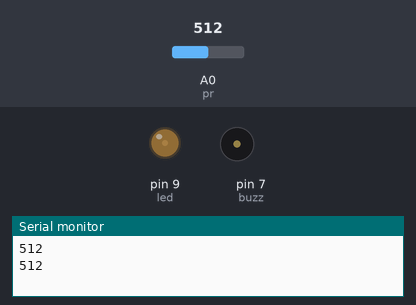
Bench run of a sketch on a simulated Arduino Uno, built with avr-gcc and run on an emulated ATmega328P. Parts: output pins drawn as LEDs (lit = HIGH), buzzer (waves = sounding, pin HIGH), the last lines printed to the serial monitor. The inputs (shaded band) are chosen by the test bench; at power-on: A0 (pr) = 512.

Above: at 2.8 s.
2.9 s: A0 (pr) set to 716
At 5.2 s:
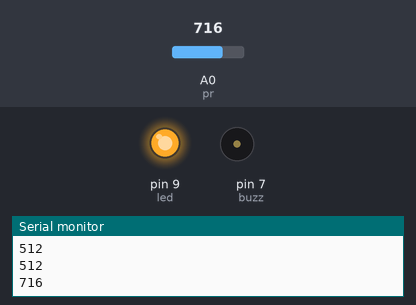
5.6 s: A0 (pr) set to 584
8.3 s: A0 (pr) set to 572
At 11.0 s:
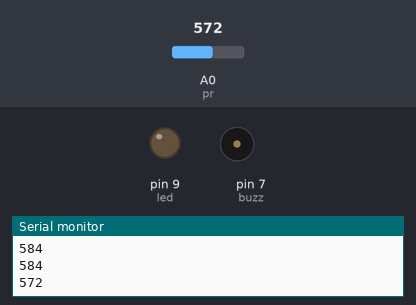
11.5 s: A0 (pr) set to 306
At 12.5 s:
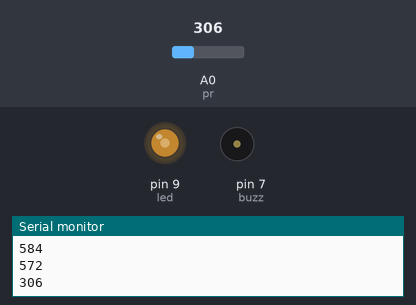
14.2 s: A0 (pr) set to 10
At 16.8 s:
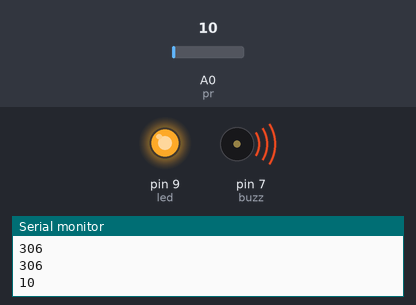
17.5 s: A0 (pr) set to 19
At 18.3 s:
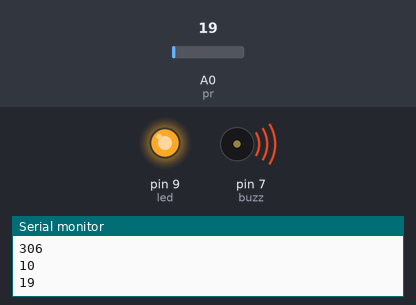
20.2 s: A0 (pr) set to 23
At 22.6 s:
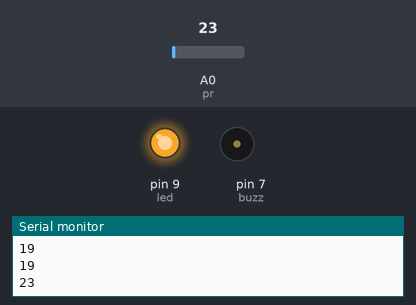
Timing chart, 0 to 24.1 s (numbered marks = the images above; inputs shaded):
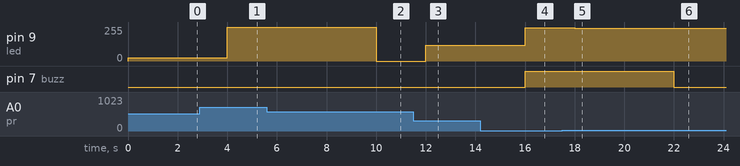

Measured:
- the behaviour switches between 573 and 572 on A0 (pr) (found by bisection; images 1 and 2)
- the behaviour switches between 20 and 21 on A0 (pr) (found by bisection; images 5 and 6)
- after the input at 2.9 s, pin 9 (led): 26/255 → 255/255 after 1.1 s
- after the input at 8.3 s, pin 9 (led): 255/255 → 0/255 after 1.7 s
- after the input at 11.5 s, pin 9 (led): 0/255 → 119/255 after 0.50 s
- after the input at 14.2 s, pin 9 (led): 119/255 → 251/255 after 1.8 s; pin 7 (buzz): LOW → HIGH after 1.8 s
- after the input at 17.5 s, pin 9 (led): 251/255 → 247/255 after 0.50 s
- after the input at 20.2 s, pin 9 (led): 247/255 → 245/255 after 1.8 s; pin 7 (buzz): HIGH → LOW after 1.8 s

The sketch:

PR_Buzz_LED.ino
```cpp
const int pr=A0, buzz=7,led=9;
int value,bright;
void setup()
{
  Serial.begin(9600);
  pinMode(pr, INPUT);
  pinMode(buzz,OUTPUT);
  pinMode(led,OUTPUT);
}

void loop()
{
  value= analogRead(pr);
  Serial.println(value);
  bright= map(value,0,570,0,255);
  if(value<=20)
  {
    digitalWrite(buzz,HIGH);  }
  else
  {
    digitalWrite(buzz,LOW);
  }
  analogWrite(led,255-bright);
  delay(2000);
}
```
